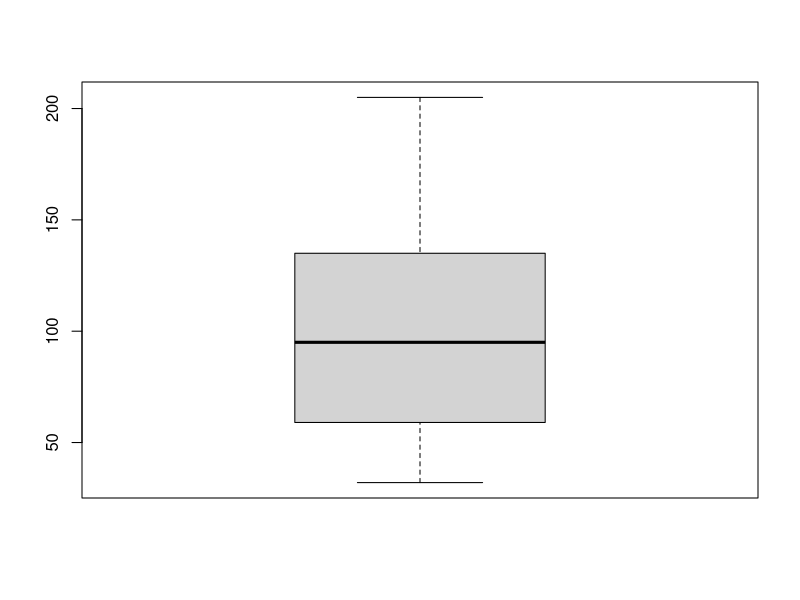
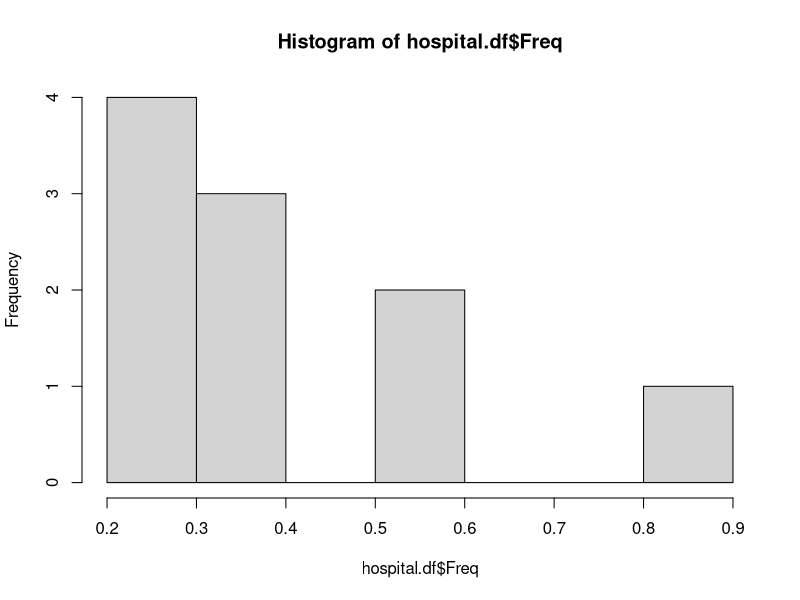

Source code (R) for these figures, in order:
library(ggplot2)

Freq<- c(0.6,0.3,0.4,0.4,0.2,0.6,0.3,0.4,0.9,0.2)
bloodp<- c(103,87,32,42,59,109,78,205,135,176)
first<-c(1,1,1,1,0,0,0,0,NA,1)
second<-c(0,0,1,1,0,0,1,1,1,1)
finaldecision<-c(0,1,0,1,0,1,0,1,1,1)

hospital.df<- data.frame(Freq,bloodp,first,second,finaldecision)


boxplot(hospital.df$bloodp)
hist(hospital.df$Freq)
